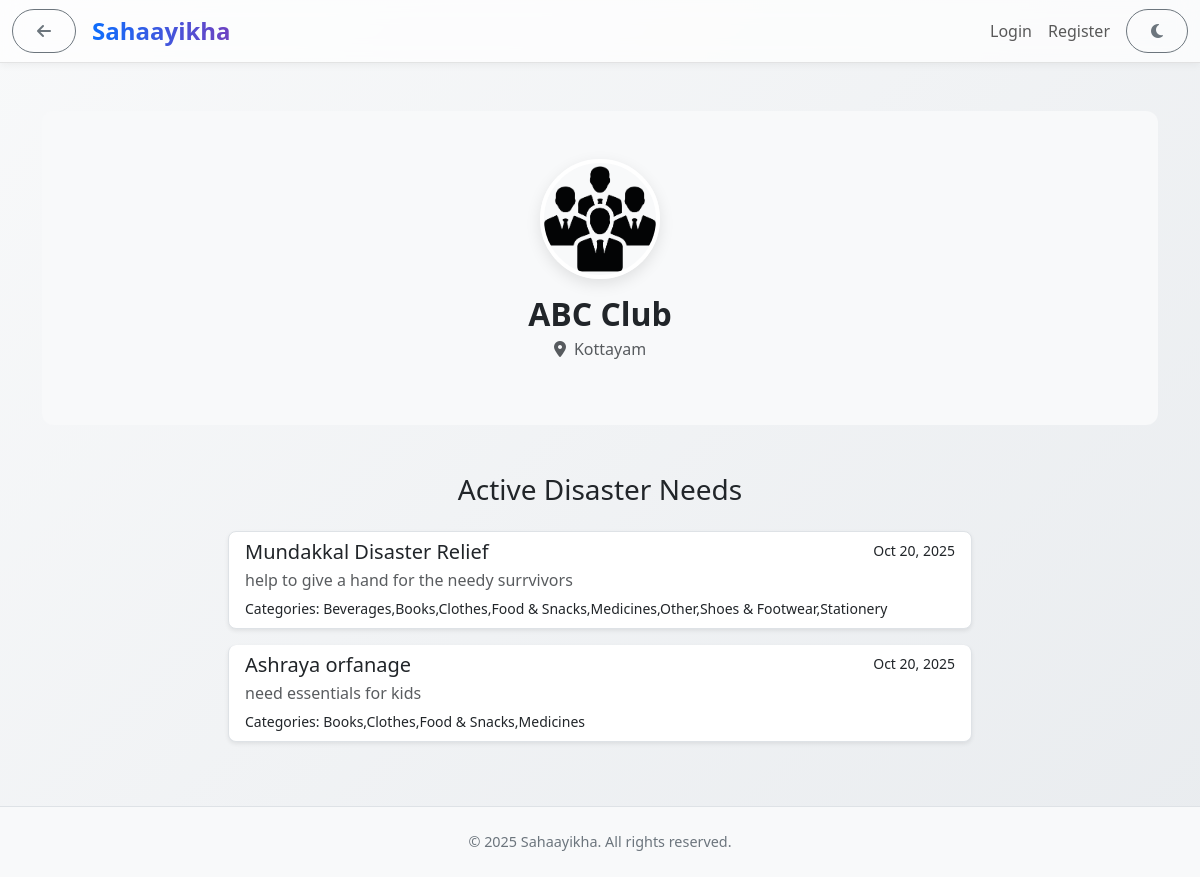
/organization/1, run on an earlier commit of the app's database.
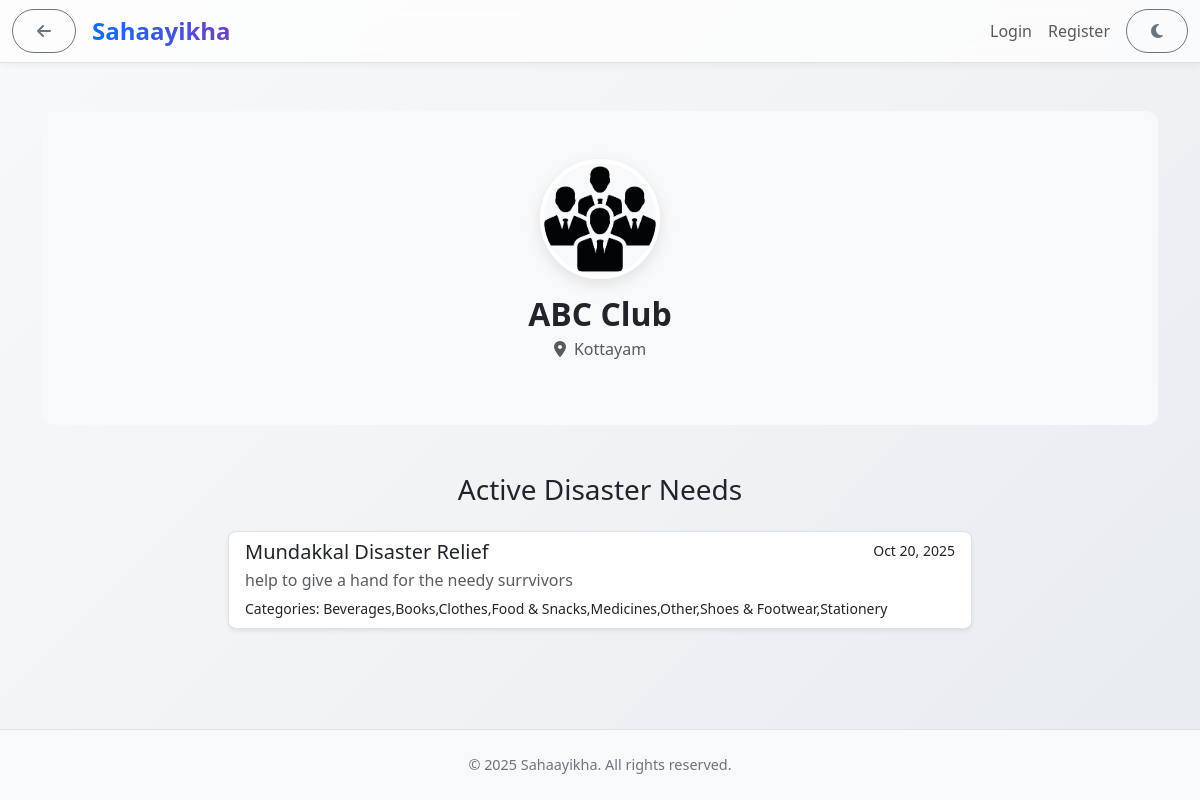
And on a later commit of the database.
### app/models.py (models this page shows, shortened)
class Organization(UserMixin, db.Model):
    __tablename__ = "organizations"
    org_id = db.Column(db.Integer, primary_key=True)
    name = db.Column(db.String(255), nullable=False)
    email = db.Column(db.String(255), unique=True, nullable=False)
    password = db.Column(db.String(255), nullable=False)
    phone = db.Column(db.String(100))
    location = db.Column(db.String(255))
    profile_picture = db.Column(db.String(255), nullable=True)
    status = db.Column(db.String(50), default="Pending")
    registered_at = db.Column(db.DateTime, default=datetime.utcnow)
    description = db.Column(db.Text, nullable=True)
    otp = db.Column(db.String(6), nullable=True)
    otp_expiry = db.Column(db.DateTime, nullable=True)
    is_verified = db.Column(db.Boolean, default=False)
    disaster_needs = db.relationship("DisasterNeed", backref="organization", lazy="dynamic")
    donation_offers = db.relationship('DonationOffer', backref='organization', lazy='dynamic') # Offers received
    chat_sessions = db.relationship("ChatSession", foreign_keys="ChatSession.participant_org_id", lazy="dynamic", back_populates="participant_org")
    bookmarks = db.relationship("Bookmark", foreign_keys="Bookmark.org_id", lazy="dynamic", cascade="all, delete-orphan")

class DisasterNeed(db.Model):
    __tablename__ = "disaster_needs"
    need_id = db.Column(db.Integer, primary_key=True)
    org_id = db.Column(db.Integer, db.ForeignKey("organizations.org_id"), nullable=False, index=True)
    title = db.Column(db.String(255), nullable=True)
    categories = db.Column(db.Text, nullable=True) # Comma-separated string
    description = db.Column(db.Text, nullable=False)
    location = db.Column(db.String(255), index=True)
    posted_at = db.Column(db.DateTime, default=datetime.utcnow, index=True)
    donation_offers = db.relationship("DonationOffer", backref="need", lazy="dynamic")
    chat_sessions = db.relationship("ChatSession", back_populates="disaster_need", foreign_keys="ChatSession.disaster_need_id")

### app/routes.py (the view)
@main.route('/organization/<int:org_id>')
def public_org_profile(org_id):
    organization = Organization.query.get_or_404(org_id)
    needs = DisasterNeed.query.filter_by(org_id=organization.org_id).order_by(DisasterNeed.posted_at.desc()).all()
    return render_template("public_org_profile.html", organization=organization, needs=needs)

### app/routes.py (called while the page is built, shortened)
@main.context_processor
def inject_globals():
    unread_notifications = 0
    has_unread_chats = False
    session_ids = [] # Initialize session_ids to an empty list
    try:
        from app.forms import CATEGORIES
        category_suggestions = [c[0] for c in CATEGORIES if c[0]] # Get only the values, skip empty ''
    except ImportError:
        category_suggestions = [] # Fallback if forms.py or CATEGORIES is not found
    return dict(
        unread_count=unread_notifications,
        has_unread_chats=has_unread_chats,
        categories=category_suggestions
    )

### app/templates/public_org_profile.html (shortened to what this page needs)
{% extends "base.html" %}
{% block content %}
<div class="container py-5">
    <div class="profile-header text-center">
        <img src="{{ url_for('static', filename=organization.profile_picture or 'images/orgs_placeholder.png') }}" alt="{{ organization.name }}">
        <h2>{{ organization.name }}</h2>
        <p><i class="fas fa-map-marker-alt me-2"></i>{{ organization.location }}</p>
    </div>
    <h3 class="mb-4 text-center">Active Disaster Needs</h3>
    {% if needs %}
        <div class="list-group col-lg-8 mx-auto">
            {% for need in needs %}
                <a href="{{ url_for('main.make_donation_offer', need_id=need.need_id) }}" class="list-group-item list-group-item-action flex-column align-items-start mb-3 rounded-3 shadow-sm">
                    <div class="d-flex w-100 justify-content-between">
                        <h5 class="mb-1">{{ need.title }}</h5>
                        <small>{{ need.posted_at.strftime('%b %d, %Y') }}</small>
                    </div>
                    <p class="mb-1 text-muted">{{ need.description|truncate(150) }}</p>
                    <small>Categories: {{ need.categories }}</small>
                </a>
            {% endfor %}
        </div>
    {% else %}
        <div class="text-center text-muted border rounded p-5 col-lg-8 mx-auto">
            <i class="fas fa-check-circle fs-3 mb-3"></i>
            <p>{{ organization.name }} has no active disaster needs at the moment.</p>
        </div>
    {% endif %}
</div>
{% endblock %}

### app/templates/base.html (shortened to what this page needs)
<!DOCTYPE html>
<html lang="en">
<head>
    <link href="https://cdn.jsdelivr.net/npm/tom-select@2.2.2/dist/css/tom-select.bootstrap5.min.css" rel="stylesheet">
    <link href="https://cdn.jsdelivr.net/npm/bootstrap@5.3.3/dist/css/bootstrap.min.css" rel="stylesheet">
    <link rel="stylesheet" href="https://cdnjs.cloudflare.com/ajax/libs/font-awesome/6.5.1/css/all.min.css">
    <link rel="stylesheet" href="{{ url_for('static', filename='css/style.css') }}">
</head>
<body id="mainBody">
<nav class="navbar navbar-expand-lg navbar-modern sticky-top">
    <div class="container-fluid">
        <div class="d-flex align-items-center">
            {% if request.endpoint != 'main.home' %}
                <button class="btn btn-outline-secondary me-2" id="backBtn" title="Go Back">
                    <i class="fas fa-arrow-left"></i>
                </button>
            {% endif %}
            <a class="navbar-brand ms-2"
               href="
                    {% if request.endpoint == 'main.home' %}
                        {% if current_user.is_authenticated %}
                            {% if current_user.__class__.__name__ == 'User' %}
                                {{ url_for('main.dashboard') }}
                            {% elif current_user.__class__.__name__ == 'Organization' %}
                                {{ url_for('main.org_dashboard') }}
                            {% elif current_user.__class__.__name__ == 'Admin' %}
                                {{ url_for('main.admin_dashboard') }}
                            {% else %}
                                {{ url_for('main.home') }}
                            {% endif %}
                        {% else %}
                            {{ url_for('main.home') }}
                        {% endif %}
                    {% else %}
                        {{ url_for('main.home') }}
                    {% endif %}
               ">
                <span class="navbar-brand-animated">Sahaayikha</span>
            </a>
        </div>
        <div class="collapse navbar-collapse justify-content-end" id="navbarNav">
            <ul class="navbar-nav align-items-lg-center">
                {% if current_user.is_authenticated %}
                    <li class="nav-item ms-lg-2 my-2 my-lg-0">
                        <button id="darkModeToggle" class="btn btn-outline-secondary w-100">
                            <i class="fas fa-moon"></i> <span class="d-lg-none ms-2">Toggle Theme</span>
                        </button>
                    </li>
                    {% if current_user.__class__.__name__ == 'User' %}
                    <li class="nav-item ms-lg-2 my-2 my-lg-0">
                        <a class="nav-link navbar-icon-btn position-relative" href="{{ url_for('main.notifications') }}" title="Notifications">
                            <i class="fas fa-bell"></i>
                            <span class="d-lg-none ms-2">Notifications</span>
                            {% if unread_count and unread_count > 0 %}
                            <span class="position-absolute top-0 start-100 translate-middle badge rounded-pill bg-danger">
                                {{ unread_count }}
                                <span class="visually-hidden">unread messages</span>
                            </span>
                            {% endif %}
                        </a>
                    </li>
                    {% endif %}
                    <li class="nav-item dropdown ms-lg-2 my-2 my-lg-0">
                        <a class="nav-link dropdown-toggle" href="#" id="userDropdown" role="button" data-bs-toggle="dropdown" aria-expanded="false">
                            <i class="fas fa-cog"></i><span class="d-lg-none ms-2">Account</span>
                        </a>
                        <ul class="dropdown-menu dropdown-menu-end" aria-labelledby="userDropdown" data-bs-theme="dark">
                            <li>
                                <a class="dropdown-item" href="
                                    {% if current_user.__class__.__name__ == 'User' %}{{ url_for('main.dashboard') }}
                                    {% elif current_user.__class__.__name__ == 'Organization' %}{{ url_for('main.org_dashboard') }}
                                    {% elif current_user.__class__.__name__ == 'Admin' %}{{ url_for('main.admin_dashboard') }}
                                    {% endif %}">
                                    <i class="fas fa-tachometer-alt fa-fw me-2"></i>Dashboard
                                </a>
                            </li>
                            <li>
                                <a class="dropdown-item" href="{{ url_for('main.profile') }}">
                                    <i class="fas fa-user-circle fa-fw me-2"></i>Profile
                                </a>
                            </li>
                            {% if current_user.__class__.__name__ == 'User' %}
                                <li>
                                    <a class="dropdown-item" href="{{ url_for('main.follow_category_page') }}">
                                        <i class="fas fa-tags fa-fw me-2"></i>Follow Categories
                                    </a>
                                </li>
                                <li>
                                    <a class="dropdown-item" href="{{ url_for('main.feedback') }}">
                                        <i class="fas fa-comment-alt fa-fw me-2"></i>Feedback
                                    </a>
                                </li>
                            {% endif %}
                            <li><hr class="dropdown-divider"></li>
                            <li><a class="dropdown-item text-danger" href="{{ url_for('main.logout') }}"><i class="fas fa-sign-out-alt fa-fw me-2"></i>Logout</a></li>
                        </ul>
                    </li>
                {% else %}
                    <li class="nav-item"><a class="nav-link" href="{{ url_for('main.auth_login_selector') }}">Login</a></li>
                    <li class="nav-item"><a class="nav-link" href="{{ url_for('main.auth_register_selector') }}">Register</a></li>
                    <li class="nav-item ms-lg-2 my-2 my-lg-0">
                        <button id="darkModeToggle" class="btn btn-outline-secondary w-100">
                        </button>
                    </li>
                {% endif %}
            </ul>
        </div>
    </div>
</nav>
    <main>
        {% block content %}{% endblock %}
    </main>
    <footer class="text-center py-4 mt-auto border-top">
        <p class="mb-0">&copy; 2025 Sahaayikha. All rights reserved.</p>
    </footer>
</body>
</html>

### app/static/css/style.css (style rules this page uses)
body { font-family: 'Segoe UI', Tahoma, Geneva, Verdana, sans-serif; background: linear-gradient(135deg, #f8f9fa, #e9ecef); min-height: 100vh; display: flex; flex-direction: column; transition: background 0.3s ease, color 0.3s ease; }
.navbar { background: #ffffffcc; backdrop-filter: blur(10px); box-shadow: 0 2px 8px rgba(0,0,0,0.05); transition: background 0.3s ease; }
.navbar-brand { font-size: 1.5rem; font-weight: 700; color: #0069d9; }
.navbar-nav .nav-link { font-weight: 500; transition: color 0.3s ease; }
.btn { border-radius: 50px; font-weight: 500; padding: 0.55rem 1.5rem; transition: all 0.25s ease; }
footer { background: #f8f9fa; color: #6c757d; font-size: 0.9rem; padding: 1rem 0; margin-top: auto; transition: background 0.3s ease, color 0.3s ease; }
.list-group-item { border-radius: 8px; margin-bottom: 8px; transition: all 0.25s ease; }
* { transition: all 0.25s ease; }

### app/templates/base.html (style rules this page uses)
html, body { height: 100%; }
body { display: flex; flex-direction: column; }
main { flex: 1; }
.navbar-modern { background: rgba(255, 255, 255, 0.7); backdrop-filter: blur(10px); border-bottom: 1px solid rgba(0,0,0,0.1); transition: background 0.3s ease; }
.navbar-brand-animated { font-weight: 700; background: linear-gradient(90deg, #0d6efd, #6f42c1, #d63384, #0d6efd); background-size: 300% 100%; -webkit-background-clip: text; -webkit-text-fill-color: transparent; animation: gradient-animation 8s ease-in-out infinite; }
.nav-link { font-weight: 500; transition: color 0.2s ease; }

### app/templates/public_org_profile.html (style rules this page uses)
.profile-header { background-color: var(--bs-tertiary-bg); padding: 3rem 1.5rem; border-radius: 0.75rem; margin-bottom: 3rem; }
.profile-header img { width: 120px; height: 120px; border-radius: 50%; object-fit: cover; border: 4px solid var(--bs-body-bg); box-shadow: 0 5px 15px rgba(0,0,0,0.1); margin-bottom: 1rem; }
.profile-header h2 { font-weight: 700; margin-bottom: 0.25rem; }
.profile-header p { color: var(--bs-secondary-color); }

What changed in the data, as far as the page shows it:
removed DisasterNeed: title "Ashraya orfanage", posted_at "Oct 20, 2025", description "need essentials for kids", categories "Books,Clothes,Food & Snacks,Medicines"
